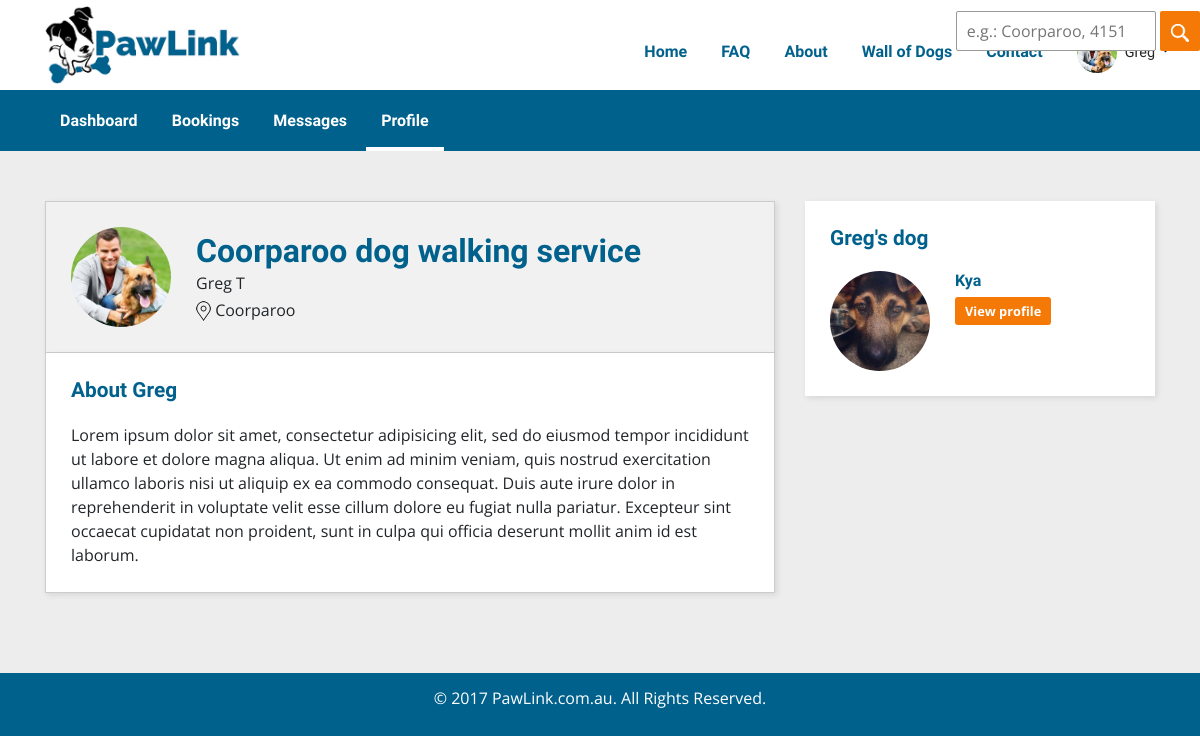
Page /?controller=profiles&action=profile&profileID=21 (signed in) on the committed database.
### tables this page shows
CREATE TABLE `profiles` (
  `profileID` int(10) UNSIGNED NOT NULL,
  `profileTitle` varchar(255) NOT NULL,
  `profileDescription` text NOT NULL,
  `userID` int(10) UNSIGNED NOT NULL,
  `profileImage` varchar(255) DEFAULT NULL
);

CREATE TABLE `users` (
  `userID` int(10) UNSIGNED NOT NULL,
  `firstName` varchar(255) NOT NULL,
  `lastName` varchar(255) NOT NULL,
  `email` varchar(255) NOT NULL,
  `phone` varchar(255) NOT NULL,
  `password` varchar(255) NOT NULL,
  `address` varchar(255) NOT NULL,
  `suburb` varchar(255) NOT NULL,
  `postcode` int(11) NOT NULL,
  `state` varchar(255) NOT NULL,
  `latitude` varchar(255) DEFAULT NULL,
  `longitude` varchar(255) DEFAULT NULL,
  `userRole` varchar(255) NOT NULL
);

CREATE TABLE `dogs` (
  `dogID` int(10) UNSIGNED NOT NULL,
  `dogName` varchar(255) NOT NULL,
  `dogProfileImage` varchar(255) DEFAULT NULL,
  `breed` varchar(255) NOT NULL,
  `birthYear` year(4) NOT NULL,
  `gender` varchar(255) NOT NULL,
  `dogDescription` text NOT NULL,
  `userID` int(10) UNSIGNED NOT NULL
);

### index.php (called while the page is built, shortened)
<?php
require_once('model/db.php');
require_once('model/dbFunctions.php');
if (isset($_SESSION['userstate']) && ($_SESSION['userstate'] == 'member')) {
    if (isset($_SESSION['profileID'])) {
        $availableControllers = array('bookings', 'feedback', 'messages', 'payments', 'profiles', 'publicpages', 'users', 'search');
    } else {
        $availableControllers = array('users', 'publicpages', 'profiles');
    }
} else {
    $availableControllers = array('users', 'publicpages', 'search');
}
if ( isset($_GET['controller']) ) {
    if ( in_array($_GET['controller'], $availableControllers) ){
        $controller = $_GET['controller'];
    } else {
        $controller = 'publicpages';
    }
} else {
    $controller = 'publicpages';
}
require_once('controllers/'.$controller.'.php');
?>

### model/dbFunctions.php (called while the page is built, shortened)
<?php
function sanitiseUserInput($data) {
    $data = trim($data);
    $data = stripslashes($data);
    $data = htmlspecialchars($data);
	return $data;
}
function selectData($table, $conditions = array()) {
    GLOBAL $db;
    $sql = 'SELECT ';
    $sql .= array_key_exists("select", $conditions)?$conditions['select']:'*';
    $sql .= ' FROM '.$table;
    if(array_key_exists("left join", $conditions)) {
        $sql .= ' LEFT JOIN ';
        $sql .= $conditions['left join']['table2'];
        $sql .= ' ON ';
        $sql .= $table.'.'.$conditions['left join']['column'];
        $sql .= ' = ';
        $sql .= $conditions['left join']['table2'].'.'.$conditions['left join']['column'];
    }
    if(array_key_exists("where", $conditions)) {
        $sql .= ' WHERE ';
        $i = 0;
        foreach ($conditions['where'] as $key => $value) {
            $pre = ($i > 0)? ' AND ':'';
            $sql .= $pre.$key." = '".$value."'";
            $i++;
        }
    }
    $query = $db->prepare($sql);
    $data = $query->execute();
    if(array_key_exists("return type", $conditions) && $conditions['return type'] != 'all') {
        switch ($conditions['return type']) {
            case 'single':
                $data = $query->fetch(PDO::FETCH_ASSOC);
                break;
        }
    } else {
        if($query->rowCount() > 0) {
            $data = $query->fetchAll(PDO::FETCH_ASSOC);
        } else {
            return false;
        }
        return $data;
    }
    return $data;
}
 ?>

### view/profile.php (the view, shortened to what this page needs)
<div class="wrapper memberPage">
    <div class="container">
        <div class="row">
            <div class="col-md-8">
                <div class="profile-header">
                    <div class="profile-image">
                        <img src= "<?php if (isset($profile['profileImage'])) {
                                            echo 'view/uploads/'.$profile['profileImage'];
                                        } else {
                                            echo 'view/uploads/defaultProfile';
                                        } ?> " />
                    </div>
                    <div class="profile-title">
                        <h3><?php echo $profile['profileTitle']; ?></h3>
                        <p><?php echo $profile['firstName'].' '.substr($profile['lastName'], 0, 1); ?></p>
                        <div class="profile-location">
                            <img src="view/images/location-icon.png" />
                            <span><?php echo $profile['suburb']; ?></span>
                        </div>
                    </div>
                </div>
                <div class="walker-profile-about">
                    <h3>About <?php echo $profile['firstName']; ?></h3>
                    <p><?php echo $profile["profileDescription"]; ?> </p>
                </div>
            </div>
            <div class="col-md-4">
                <?php
                if ( ($_SESSION['profileID'] == $profile['profileID'] && !empty($dogs)) || ($_SESSION['profileID'] != $profile['profileID'] && $rates['status'] != 'active') ) { ?>
                    <div class="profile-right-col">
                        <h3>
                            <?php
                             if (count($dogs) > 1) {
                                 echo $profile['firstName']."'s dogs";
                             } else {
                                 echo $profile['firstName']."'s dog";
                             } ?>
                        </h3>
                    <?php
                    foreach ($dogs as $dog) { ?>
                        <div class="profile-right-col-row">
                            <div class="profile-right-col-image">
                                <a href="?controller=profiles&action=dog_profile&dogID=<?php echo $dog['dogID']; ?>">
                                    <img src= "<?php if ( isset($dog['dogProfileImage']) ) {
                                        echo 'view/uploads/'.$dog['dogProfileImage'];
                                    } else {
                                        echo 'view/uploads/defaultDog.png';
                                    }?>">
                                </a>
                            </div>
                            <div class="profile-right-col-details">
                                <a href="?controller=profiles&action=dog_profile&dogID=<?php echo $dog['dogID']; ?>">
                                    <h4><?php echo $dog['dogName']; ?></h4>
                                </a>
                                <a class="edit-profile-btn" href="?controller=profiles&action=dog_profile&dogID=<?php echo $dog['dogID']; ?>">View profile</a>
                            </div>
                        </div>
                    <?php
                    } ?>
                    </div>
                <?php
                } ?>
            </div>
        </div>
    </div>
</div>

### view/css/styles.css (style rules this page uses)
body { font-family: 'Open Sans', sans-serif; background-color: #00618c; }
.wrapper { background-color: #ededed; }
h3 { font-family: 'Raleway', sans-serif; font-weight: 700; color: #00618c; font-size: 1.3em; }
h4 { font-family: 'Raleway', sans-serif; font-weight: 700; color: #00618c; font-size: 1em; }
a { color: #252525; }
a:link , a:visited, a:hover, a:active, a:focus { text-decoration: none; }
img { max-width: 100%; }
.edit-profile-btn { background: #f47907; color: #fff; font-weight: 700; padding: 5px 10px; border-radius: 3px; font-size: .8em; }
.memberPage { padding: 50px 0; }
.profile-header { background-color: #f1f1f1; margin: 0; border: 1px solid #ccc; -webkit-box-shadow: 2px 2px 6px rgba(0,0,0,.1); box-shadow: 2px 2px 6px rgba(0,0,0,.1); display: -webkit-box; display: -ms-flexbox; display: flex; -webkit-box-align: center; -ms-flex-align: center; align-items: center; }
.profile-image { padding: 25px; }
.profile-image img { width: 100px; border-radius: 1000px; }
.profile-header .profile-title h3 { margin: 0; }
.profile-right-col { background: #FFF; padding: 25px; -webkit-box-shadow: 2px 2px 6px rgba(0,0,0,.1); box-shadow: 2px 2px 6px rgba(0,0,0,.1) }
.profile-right-col-row { margin-top: 20px; }
.profile-right-col-image img { width: 100px; border-radius: 1000px; margin-right: 25px; }
@media (min-width: 992px) { .profile-right-col-row { display: -webkit-box; display: -ms-flexbox; display: flex; } }
.profile-header h3 { font-size: 2em; margin: 20px 0 5px 0; }
.profile-header p { margin-bottom: 3px; }
.profile-location img { width: 15px; margin: 0; }
.walker-profile-about { margin-bottom: 30px; padding: 25px; border-bottom: 1px solid #ccc; border-left: 1px solid #ccc; border-right: 1px solid #ccc; background-color: #fff; -webkit-box-shadow: 2px 2px 6px rgba(0,0,0,.1); box-shadow: 2px 2px 6px rgba(0,0,0,.1); }
.walker-profile-about h3 { margin: 0px; padding-bottom: 20px; }
.walker-profile-about p { margin-bottom: 0; }

### rows in the picture
profiles: profileImage (picture), profileTitle "Coorparoo dog walking service", userID.firstName "Greg", userID.lastName "T", userID.suburb "Coorparoo", profileDescription "Lorem ipsum dolor sit amet, consectetur adipisicing elit, sed do eiusmod tempor incididunt ut labore et dolore magna aliqua. Ut enim ad minim veniam, quis nostrud exercitation ullamco laboris nisi ut aliquip ex ea commodo consequat. Duis aute irure dolor in reprehenderit in voluptate velit esse cillum dolore eu fugiat nulla pariatur. Excepteur sint occaecat cupidatat non proident, sunt in culpa qui officia deserunt mollit anim id est laborum."
dogs: dogProfileImage (picture), dogName "Kya"

### other values in the picture
$_SESSION['firstName'] "Greg"
